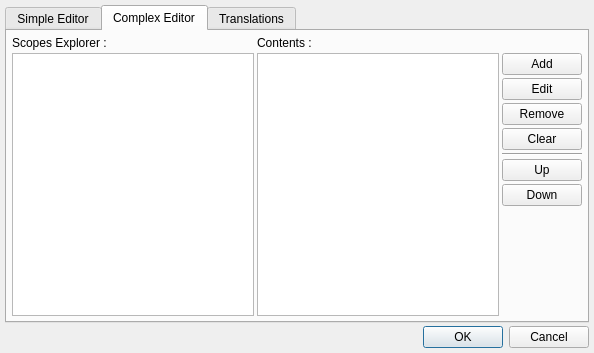
<ui version="4.0" >
 <class>UIProjectSettingsQMake</class>
 <widget class="QDialog" name="UIProjectSettingsQMake" >
  <property name="geometry" >
   <rect>
    <x>0</x>
    <y>0</y>
    <width>594</width>
    <height>353</height>
   </rect>
  </property>
  <property name="windowTitle" >
   <string>Settings</string>
  </property>
  <layout class="QVBoxLayout" >
   <property name="margin" >
    <number>5</number>
   </property>
   <property name="spacing" >
    <number>3</number>
   </property>
   <item>
    <widget class="QTabWidget" name="twTabs" >
     <property name="sizePolicy" >
      <sizepolicy>
       <hsizetype>7</hsizetype>
       <vsizetype>7</vsizetype>
       <horstretch>10</horstretch>
       <verstretch>0</verstretch>
      </sizepolicy>
     </property>
     <property name="currentIndex" >
      <number>1</number>
     </property>
     <widget class="QWidget" name="tSimple" >
      <attribute name="title" >
       <string>Simple Editor</string>
      </attribute>
      <layout class="QGridLayout" >
       <property name="margin" >
        <number>5</number>
       </property>
       <property name="spacing" >
        <number>3</number>
       </property>
       <item row="7" column="0" colspan="3" >
        <spacer>
         <property name="orientation" >
          <enum>Qt::Vertical</enum>
         </property>
         <property name="sizeHint" >
          <size>
           <width>401</width>
           <height>8</height>
          </size>
         </property>
        </spacer>
       </item>
       <item row="5" column="1" colspan="2" >
        <widget class="QLineEdit" name="leVersion" />
       </item>
       <item row="2" column="0" >
        <widget class="QLabel" name="lSystem" >
         <property name="text" >
          <string>System :</string>
         </property>
        </widget>
       </item>
       <item row="4" column="0" >
        <widget class="QLabel" name="lDestination" >
         <property name="text" >
          <string>Destination :</string>
         </property>
        </widget>
       </item>
       <item row="0" column="1" colspan="2" >
        <widget class="QComboBox" name="cbTemplate" >
         <property name="editable" >
          <bool>true</bool>
         </property>
         <item>
          <property name="text" >
           <string>app</string>
          </property>
         </item>
         <item>
          <property name="text" >
           <string>lib</string>
          </property>
         </item>
         <item>
          <property name="text" >
           <string>vcapp</string>
          </property>
         </item>
         <item>
          <property name="text" >
           <string>vclib</string>
          </property>
         </item>
         <item>
          <property name="text" >
           <string>subdirs</string>
          </property>
         </item>
        </widget>
       </item>
       <item row="3" column="0" >
        <widget class="QLabel" name="lTarget" >
         <property name="text" >
          <string>Target :</string>
         </property>
        </widget>
       </item>
       <item row="5" column="0" >
        <widget class="QLabel" name="lVersion" >
         <property name="text" >
          <string>Version :</string>
         </property>
        </widget>
       </item>
       <item row="4" column="2" >
        <widget class="QToolButton" name="tbDestination" >
         <property name="text" >
          <string>...</string>
         </property>
        </widget>
       </item>
       <item row="4" column="1" >
        <widget class="QLineEdit" name="leDestination" />
       </item>
       <item row="2" column="1" colspan="2" >
        <widget class="QComboBox" name="cbSystem" >
         <property name="editable" >
          <bool>true</bool>
         </property>
         <item>
          <property name="text" >
           <string>(all)</string>
          </property>
         </item>
         <item>
          <property name="text" >
           <string>unix</string>
          </property>
         </item>
         <item>
          <property name="text" >
           <string>win32</string>
          </property>
         </item>
         <item>
          <property name="text" >
           <string>mac</string>
          </property>
         </item>
        </widget>
       </item>
       <item row="1" column="0" >
        <widget class="QLabel" name="lLanguage" >
         <property name="text" >
          <string>Language :</string>
         </property>
        </widget>
       </item>
       <item row="3" column="1" colspan="2" >
        <widget class="QLineEdit" name="leTarget" />
       </item>
       <item row="1" column="1" colspan="2" >
        <widget class="QComboBox" name="cbLanguage" >
         <property name="editable" >
          <bool>true</bool>
         </property>
         <item>
          <property name="text" >
           <string>C++</string>
          </property>
         </item>
         <item>
          <property name="text" >
           <string>C++/Qt4</string>
          </property>
         </item>
         <item>
          <property name="text" >
           <string>C++/Qt3</string>
          </property>
         </item>
         <item>
          <property name="text" >
           <string>C++/Qt2</string>
          </property>
         </item>
         <item>
          <property name="text" >
           <string>C++/Qt1</string>
          </property>
         </item>
        </widget>
       </item>
       <item row="0" column="0" >
        <widget class="QLabel" name="lTemplate" >
         <property name="text" >
          <string>Template :</string>
         </property>
        </widget>
       </item>
       <item row="6" column="1" >
        <widget class="QCheckBox" name="cbTop" >
         <property name="text" >
          <string>Add at top of project file.</string>
         </property>
        </widget>
       </item>
      </layout>
     </widget>
     <widget class="QWidget" name="tComplex" >
      <attribute name="title" >
       <string>Complex Editor</string>
      </attribute>
      <layout class="QGridLayout" >
       <property name="margin" >
        <number>5</number>
       </property>
       <property name="spacing" >
        <number>3</number>
       </property>
       <item rowspan="8" row="1" column="1" >
        <widget class="QListView" name="lvContents" >
         <property name="sizePolicy" >
          <sizepolicy>
           <hsizetype>5</hsizetype>
           <vsizetype>7</vsizetype>
           <horstretch>0</horstretch>
           <verstretch>0</verstretch>
          </sizepolicy>
         </property>
        </widget>
       </item>
       <item row="0" column="0" >
        <widget class="QLabel" name="lScopes" >
         <property name="text" >
          <string>Scopes Explorer :</string>
         </property>
        </widget>
       </item>
       <item row="8" column="2" >
        <spacer>
         <property name="orientation" >
          <enum>Qt::Vertical</enum>
         </property>
         <property name="sizeHint" >
          <size>
           <width>20</width>
           <height>20</height>
          </size>
         </property>
        </spacer>
       </item>
       <item row="1" column="2" >
        <widget class="QPushButton" name="pbAdd" >
         <property name="text" >
          <string>Add</string>
         </property>
        </widget>
       </item>
       <item row="2" column="2" >
        <widget class="QPushButton" name="pbEdit" >
         <property name="text" >
          <string>Edit</string>
         </property>
        </widget>
       </item>
       <item row="3" column="2" >
        <widget class="QPushButton" name="pbRemove" >
         <property name="text" >
          <string>Remove</string>
         </property>
        </widget>
       </item>
       <item row="4" column="2" >
        <widget class="QPushButton" name="pbClear" >
         <property name="text" >
          <string>Clear</string>
         </property>
        </widget>
       </item>
       <item row="5" column="2" >
        <widget class="Line" name="lSeparator" >
         <property name="orientation" >
          <enum>Qt::Horizontal</enum>
         </property>
        </widget>
       </item>
       <item row="6" column="2" >
        <widget class="QPushButton" name="pbUp" >
         <property name="text" >
          <string>Up</string>
         </property>
        </widget>
       </item>
       <item row="7" column="2" >
        <widget class="QPushButton" name="pbDown" >
         <property name="text" >
          <string>Down</string>
         </property>
        </widget>
       </item>
       <item rowspan="8" row="1" column="0" >
        <widget class="QTreeView" name="tvScopes" />
       </item>
       <item row="0" column="1" >
        <widget class="QLabel" name="lContents" >
         <property name="text" >
          <string>Contents :</string>
         </property>
        </widget>
       </item>
      </layout>
     </widget>
     <widget class="QWidget" name="tTranslation" >
      <attribute name="title" >
       <string>Translations</string>
      </attribute>
      <layout class="QVBoxLayout" >
       <property name="margin" >
        <number>5</number>
       </property>
       <property name="spacing" >
        <number>3</number>
       </property>
       <item>
        <widget class="QListWidget" name="lwTranslations" />
       </item>
      </layout>
     </widget>
    </widget>
   </item>
   <item>
    <widget class="QDialogButtonBox" name="dbbButtons" >
     <property name="orientation" >
      <enum>Qt::Horizontal</enum>
     </property>
     <property name="standardButtons" >
      <set>QDialogButtonBox::Cancel|QDialogButtonBox::NoButton|QDialogButtonBox::Ok</set>
     </property>
    </widget>
   </item>
  </layout>
 </widget>
 <resources/>
 <connections>
  <connection>
   <sender>dbbButtons</sender>
   <signal>accepted()</signal>
   <receiver>UIProjectSettingsQMake</receiver>
   <slot>accept()</slot>
   <hints>
    <hint type="sourcelabel" >
     <x>248</x>
     <y>254</y>
    </hint>
    <hint type="destinationlabel" >
     <x>157</x>
     <y>274</y>
    </hint>
   </hints>
  </connection>
  <connection>
   <sender>dbbButtons</sender>
   <signal>rejected()</signal>
   <receiver>UIProjectSettingsQMake</receiver>
   <slot>reject()</slot>
   <hints>
    <hint type="sourcelabel" >
     <x>316</x>
     <y>260</y>
    </hint>
    <hint type="destinationlabel" >
     <x>286</x>
     <y>274</y>
    </hint>
   </hints>
  </connection>
 </connections>
</ui>
